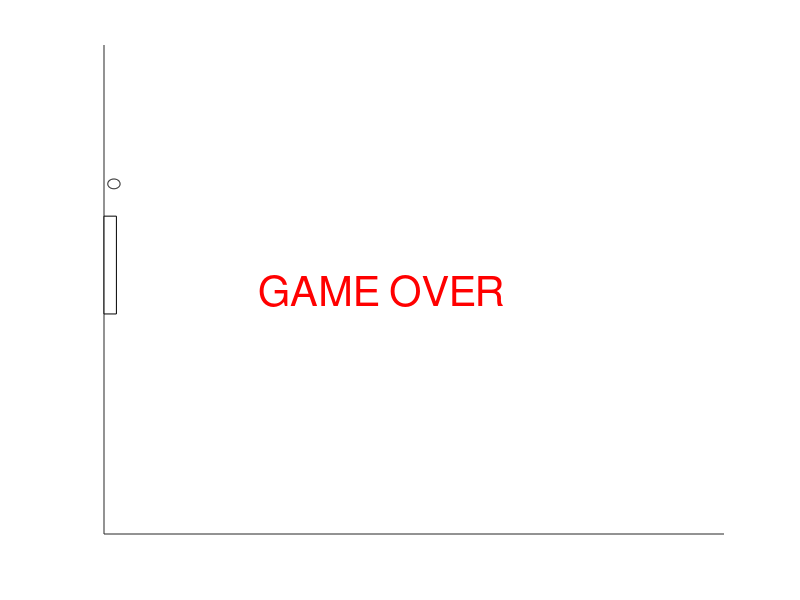

Recreate this plot in MATLAB.
%PONG GAME BY SHRAVAN
%VERSION 2.0

%HELP: USE ARROW UP AND DOWN KEYS TO MOVE THE PADDLE



function Pong_game_final

global paddley speed

figure('color','black','KeyPressFcn',@keyPress)
axis([0 100 0 100])
axis manual
hold on
set(gca,'color','black','xtick',[],'ytick',[])

x = rand();
y = rand();


if x<0.5
    ballvel = [0.6 -0.6];
    ballpos = [50 50];
end
if x>0.5
    ballvel = [0.5 0.5];
    ballpos = [80 50];
end
if y<=0.1
    ballvel = [-0.5 -0.5];
    ballpos = [50 80];
end
if y<=0.2 && y>0.1
    ballvel = [0.6 0.6];
    ballpos = [90 30];
end
if y<=0.4 && y>0.2
    ballvel = [0.6 -0.6];
    ballpos = [60 10];
end
if y<=0.6 && y>0.4
    ballvel = [0.6 0.6];
    ballpos = [70 80];
end
if y<=0.8 && y>0.6
    ballvel = [-0.5 0.5];
    ballpos = [50 50];
end
if y<=0.9 && y>0.8
    ballvel = [0.6 0.6];
    ballpos = [90 90];
end
if y<=1 && y>0.9
    ballvel = [0.5 -0.5];
    ballpos = [90 20];
end


paddley = 45;
paddlewidth = 2;
paddleheight = 20;
speed = 7;
score = 0;
level = 1;
levelcount = 0;


while true
    cla
    rectangle('Position',[ballpos 2 2],'Curvature',[1 1],'FaceColor','white')
    rectangle('Position',[0 paddley paddlewidth paddleheight],'FaceColor','white')
    
    text(80, 90, ['Score: ' num2str(score)], 'color', 'white', 'FontSize',15)
    text(45, 90, ['Level: ' num2str(level)], 'color', 'white', 'FontSize',15)
    
    ballpos = ballpos + ballvel;
    
    if ballpos(1)>=98
        ballvel(1) = -ballvel(1);
    end
    if ballpos(1)<=0
        text(25, 50, 'GAME OVER', 'color', 'red', 'FontSize',30)
        break
    end
    if ballpos(2)<=0 || ballpos(2)>=98
        ballvel(2) = -ballvel(2);
    end
    if ballpos(1)<=2 && ballpos(2)>=paddley &&  ballpos(2)<=paddley+paddleheight
        ballvel(1) = -ballvel(1);
        score = score + 1;
    end
    
    % Levels below (only 6 for now):
    if score==5
        if levelcount==0
            levelcount = 1;
            level = 2;
            paddleheight = 15;
            ballvel = [0.7 0.7];
        end
    end
    
    if score==10
        level = 3;
        levelcount = 0;
        paddleheight = 14;
        speed = 6;
    end
    
    if score==15
        if levelcount==0
            levelcount = 1;
            level = 4;
            paddleheight = 12;
            ballvel = [0.8 0.8];
        end
    end
    
    if score==20
        level = 5;
        levelcount = 0;
        paddleheight = 10;
        speed = 5;
    end
    
    if score==25
        if levelcount==0
            levelcount = 1;
            level = 6;
            speed = 4;
            ballvel = [0.9 0.9];
        end
    end
    
    pause(0.01)
end


function keyPress(~, event)
    switch event.Key
        case 'uparrow'
            paddley = min(paddley+speed,80);
        case 'downarrow'
            paddley = max(paddley-speed,0);
    end
end
end








